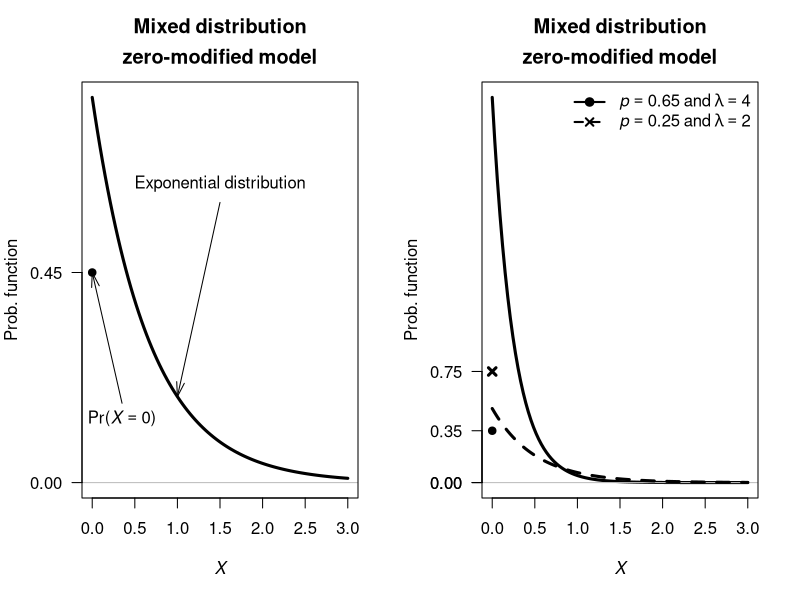

Reproduce this figure in R.
## ---- chunk 1


p <- 0.55
x.rate = 1.5

x <- seq(0, 3,
         length = 100)
y <-  p * dexp(x, 
               rate = x.rate)
                     

par( mfrow = c(1, 2))

####

plot(y ~ x,
     type = "l",
     axes = FALSE,
     ylim = c(0,
              max( c(y, 1 - p) ) ),
     xlab = expression(italic(X)),
     ylab = expression(Prob.~"function"),
     main = expression(bold(atop(Mixed~distribution,
                                 "zero-modified"~model))),
     lwd = 3)
abline(h = 0,
       col = "grey")
axis(side = 1)
axis(side = 2,
     at = c(0, 
            1 - p),
     las = 2)
box()

points(x = 0, # Included
       y = 1 - p,
       pch = 19)

# Explanatory labels
arrows(x0 = 0.35,
       x1 = 0,
       y0 = 0.17,
       y1 = 1 - p,
       length = 0.15,
       angle = 15)
text(x = 0.35,
     y = 0.17,
     pos = 1,
     label = expression(Pr*"("*italic(X)==0*")" ) )


arrows(x0 = 1.5,
       x1 = 1,
       y0 = 0.6,
       y1 = dexp(x = 1, 
                 rate = x.rate) * p,
       length = 0.15,
       angle = 15)
text(x = 1.5,
     y = 0.6,
     pos = 3,
     label = expression( Exponential~distribution) )




###

p <- 0.65
x.rate = 4

x <- seq(0, 3,
         length = 100)
y <-  p * dexp(x, 
               rate = x.rate)

plot(y ~ x,
     type = "l",
     axes = FALSE,
     ylim = c(0,
              max( c(y, 1 - p) ) ),
     xlab = expression(italic(X)),
     ylab = expression(Prob.~"function"),
     main = expression(bold(atop(Mixed~distribution,
                                 "zero-modified"~model))),
     lwd = 3)
abline(h = 0,
       col = "grey")
axis(side = 1)
axis(side = 2,
     at = c(0, 
            1 - p),
     las = 2)
box()

points(x = 0, # Included
       y = 1 - p,
       pch = 19)




p <- 0.25
x.rate = 2

x <- seq(0, 3,
         length = 100)
y <-  p * dexp(x, 
               rate = x.rate)
axis(side = 2,
     at = c(0, 
            1 - p),
     las = 2)
lines(y ~ x,
      lwd = 3,
      lty = 2)
points(x = 0, # Included
       y = 1 - p,
       lwd = 3,
       pch = 4)

legend("topright",
       lwd = 2,
       pch = c(19, 4),
       lty = c(1, 2),
       bty = "n",
       legend = c(expression(italic(p)==0.65~and~lambda==4),
                  expression(italic(p)==0.25~and~lambda==2)))
